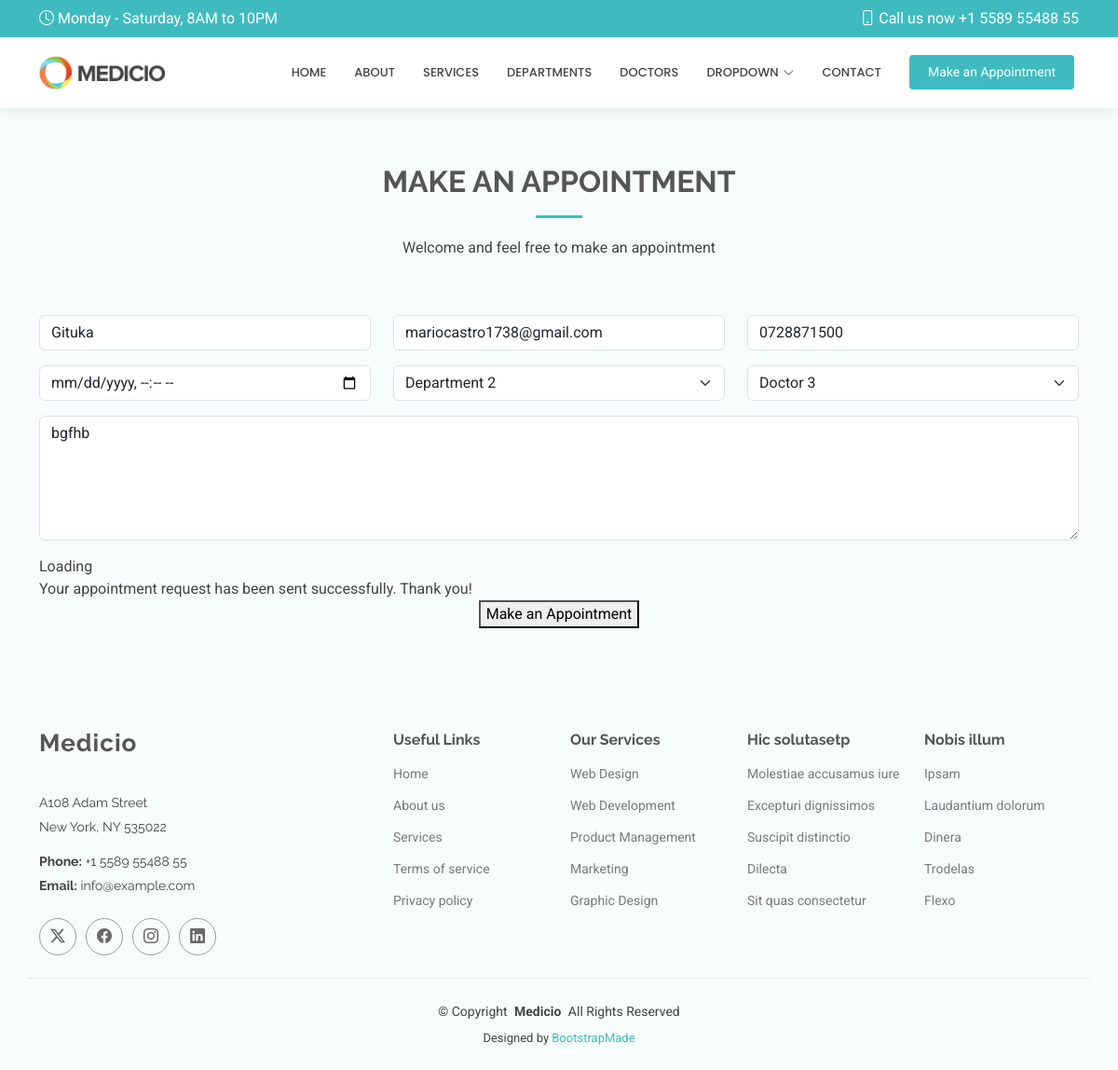
Page /edit/1 on the earlier database version.
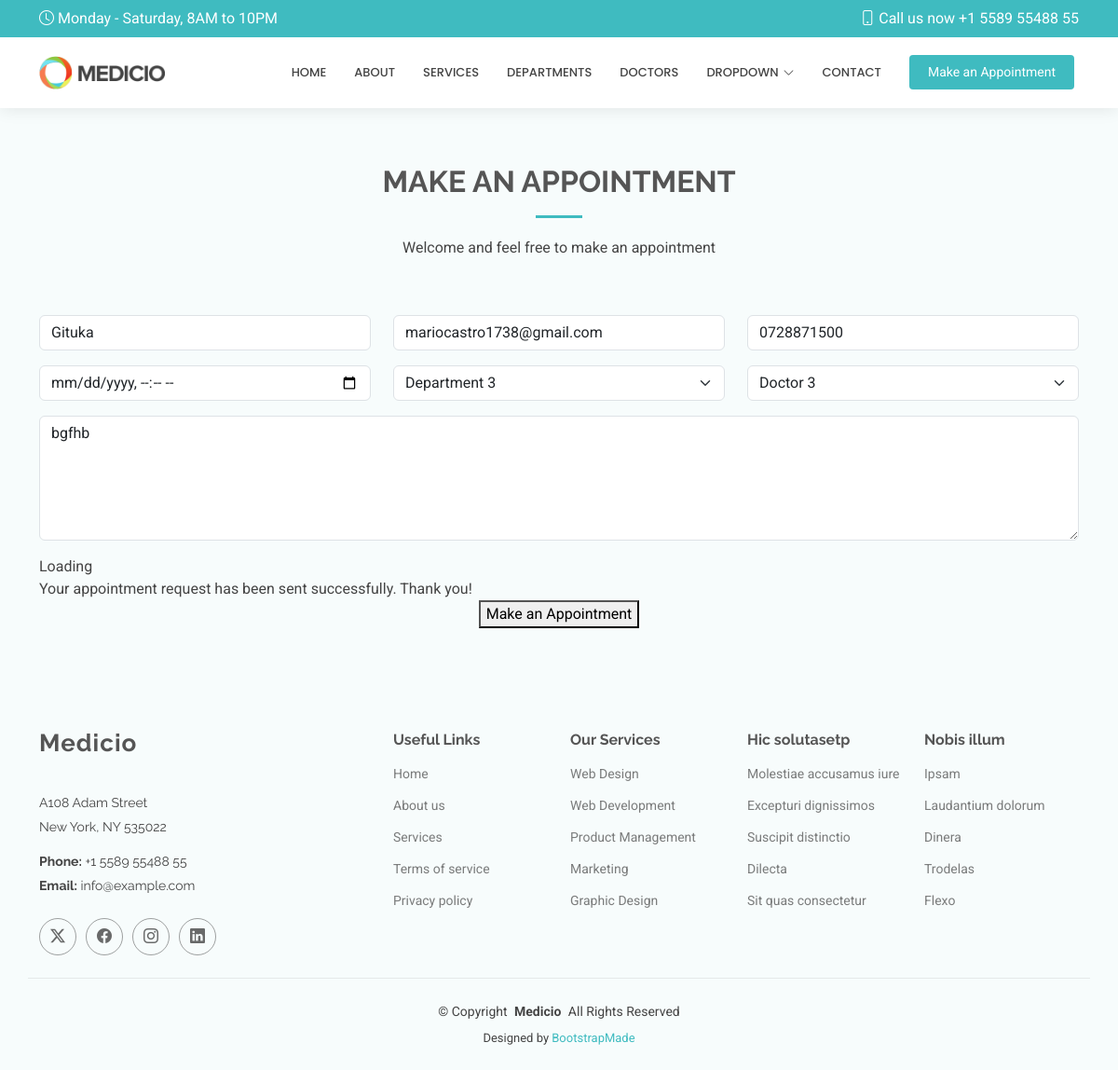
Same page on the later database version.
### hospitalapp/models.py (models this page shows, shortened)
class Appointment(models.Model):
    name = models.CharField(max_length=50)
    email = models.EmailField()
    phone = models.CharField(max_length=15)
    date = models.DateTimeField()
    department = models.CharField(max_length=50)
    doctor = models.CharField(max_length=50)
    message = models.TextField()

### hospitalapp/views.py (the view)
# urls.py: path('edit/<int:id>', views.edit, name='edit'),
def edit(request,id):
    appointment= get_object_or_404(Appointment,id=id)
    if request.method == "POST":
        appointment.name=request.POST['name']
        appointment.email=request.POST['email']
        appointment.phone=request.POST['phone']
        appointment.date=request.POST['date']
        appointment.department=request.POST['department']
        appointment.doctor=request.POST['doctor']
        appointment.message=request.POST['message']
        appointment.save()
        return redirect('/show')
    else:
        return render(request,'edit.html',{'appointment':appointment})

### Templates/edit.html (shortened to what this page needs)
{% extends 'starter-page.html' %}
{% load static %}
{% block content %}
    <section id="appointment" class="appointment section light-background">
      <div class="container section-title" data-aos="fade-up">
        <h2>MAKE AN APPOINTMENT</h2>
        <p>Welcome and feel free to make an appointment</p>
      </div>
      <div class="container" data-aos="fade-up" data-aos-delay="100">
        <form method="post">
          <div class="row">
            <div class="col-md-4 form-group">
              <input type="text" value="{{ appointment.name }}" name="name" class="form-control" id="name" placeholder="Your Name" required="">
            </div>
            <div class="col-md-4 form-group mt-3 mt-md-0">
              <input type="email"  value="{{ appointment.email }}" class="form-control" name="email" id="email" placeholder="Your Email" required="">
            </div>
            <div class="col-md-4 form-group mt-3 mt-md-0">
              <input type="tel" value="{{ appointment.phone }}" class="form-control" name="phone" id="phone" placeholder="Your Phone" required="">
            </div>
          </div>
          <div class="row">
            <div class="col-md-4 form-group mt-3">
              <input type="datetime-local" name="date" class="form-control datepicker" id="date" placeholder="Appointment Date" required="">
            </div>
            <div class="col-md-4 form-group mt-3">
              <select name="department" id="department" class="form-select" required="">
                <option value="Department 2" {% if appointment.department == "Department 2" %}selected{% endif %}>Department 2</option>
                <option value="Department 3" {% if appointment.department == "Department 3" %}selected{% endif %}>Department 3</option>
              </select>
            </div>
            <div class="col-md-4 form-group mt-3">
              <select name="doctor" id="doctor" class="form-select" required="">
                <option value="Doctor 3" {% if appointment.doctor == "Doctor 3" %}selected{% endif %}>Doctor 3</option>
              </select>
            </div>
          </div>
          <div class="form-group mt-3">
            <textarea class="form-control" name="message" rows="5" placeholder="Message (Optional)">{{ appointment.message }}</textarea>
          </div>
          <div class="mt-3">
            <div class="loading">Loading</div>
            <div class="sent-message">Your appointment request has been sent successfully. Thank you!</div>
            <div class="text-center"><button type="submit">Make an Appointment</button></div>
          </div>
        </form>
      </div>
    </section>
{% endblock %}

### Templates/starter-page.html (shortened to what this page needs)
<!DOCTYPE html>
<html lang="en">
<head>
    {% load static %}
  <link href="{% static 'assets/vendor/bootstrap/css/bootstrap.min.css' %}" rel="stylesheet">
  <link href="{% static 'assets/vendor/bootstrap-icons/bootstrap-icons.css' %}" rel="stylesheet">
  <link href="{% static 'assets/vendor/aos/aos.css' %}" rel="stylesheet">
  <link href="{% static 'assets/vendor/fontawesome-free/css/all.min.css' %}" rel="stylesheet">
  <link href="{% static 'assets/vendor/glightbox/css/glightbox.min.css' %}" rel="stylesheet">
  <link href="{% static 'assets/vendor/swiper/swiper-bundle.min.css' %}" rel="stylesheet">
  <link href="{% static 'assets/css/main.css' %}" rel="stylesheet">
</head>
<body class="starter-page-page">
  <header id="header" class="header sticky-top">
    <div class="topbar d-flex align-items-center">
      <div class="container d-flex justify-content-center justify-content-md-between">
        <div class="d-none d-md-flex align-items-center">
          <i class="bi bi-clock me-1"></i> Monday - Saturday, 8AM to 10PM
        </div>
        <div class="d-flex align-items-center">
          <i class="bi bi-phone me-1"></i> Call us now +1 5589 55488 55
        </div>
      </div>
    </div>
    <div class="branding d-flex align-items-center">
      <div class="container position-relative d-flex align-items-center justify-content-end">
        <a href="index.html" class="logo d-flex align-items-center me-auto">
          <img src="{% static 'assets/img/logo.png' %}" alt="">
        </a>
        <nav id="navmenu" class="navmenu">
          <ul>
            <li><a href="{% url 'home' %}">Home</a></li>
           <li><a href="{% url 'about' %}">About</a></li>
            <li><a href="{% url 'services' %}">Services</a></li>
            <li><a href="{% url 'departments' %}">Departments</a></li>
            <li><a href="{% url 'doctors' %}">Doctors</a></li>
            <li class="dropdown"><a href="#"><span>Dropdown</span> <i class="bi bi-chevron-down toggle-dropdown"></i></a>
            </li>
            <li><a href="#contact">Contact</a></li>
          </ul>
        </nav>
        <a class="cta-btn" href="index.html#appointment">Make an Appointment</a>
      </div>
    </div>
  </header>
  <main class="main">
      {% block content %}
      {% endblock %}
  </main>
  <footer id="footer" class="footer light-background">
    <div class="container footer-top">
      <div class="row gy-4">
        <div class="col-lg-4 col-md-6 footer-about">
          <a href="index.html" class="logo d-flex align-items-center">
            <span class="sitename">Medicio</span>
          </a>
          <div class="footer-contact pt-3">
            <p>A108 Adam Street</p>
            <p>New York, NY 535022</p>
            <p class="mt-3"><strong>Phone:</strong> <span>+1 5589 55488 55</span></p>
            <p><strong>Email:</strong> <span>info@example.com</span></p>
          </div>
          <div class="social-links d-flex mt-4">
            <a href=""><i class="bi bi-twitter-x"></i></a>
            <a href=""><i class="bi bi-facebook"></i></a>
            <a href=""><i class="bi bi-instagram"></i></a>
            <a href=""><i class="bi bi-linkedin"></i></a>
          </div>
        </div>
        <div class="col-lg-2 col-md-3 footer-links">
          <h4>Useful Links</h4>
          <ul>
            <li><a href="#">Home</a></li>
            <li><a href="#">About us</a></li>
            <li><a href="#">Services</a></li>
            <li><a href="#">Terms of service</a></li>
            <li><a href="#">Privacy policy</a></li>
          </ul>
        </div>
        <div class="col-lg-2 col-md-3 footer-links">
          <h4>Our Services</h4>
          <ul>
            <li><a href="#">Web Design</a></li>
            <li><a href="#">Web Development</a></li>
            <li><a href="#">Product Management</a></li>
            <li><a href="#">Marketing</a></li>
            <li><a href="#">Graphic Design</a></li>
          </ul>
        </div>
        <div class="col-lg-2 col-md-3 footer-links">
          <h4>Hic solutasetp</h4>
          <ul>
            <li><a href="#">Molestiae accusamus iure</a></li>
            <li><a href="#">Excepturi dignissimos</a></li>
            <li><a href="#">Suscipit distinctio</a></li>
            <li><a href="#">Dilecta</a></li>
            <li><a href="#">Sit quas consectetur</a></li>
          </ul>
        </div>
        <div class="col-lg-2 col-md-3 footer-links">
          <h4>Nobis illum</h4>
          <ul>
            <li><a href="#">Ipsam</a></li>
            <li><a href="#">Laudantium dolorum</a></li>
            <li><a href="#">Dinera</a></li>
            <li><a href="#">Trodelas</a></li>
            <li><a href="#">Flexo</a></li>
          </ul>
        </div>
      </div>
    </div>
    <div class="container copyright text-center mt-4">
      <p>© <span>Copyright</span> <strong class="px-1 sitename">Medicio</strong> <span>All Rights Reserved</span></p>
      <div class="credits">
        Designed by <a href="https://bootstrapmade.com/">BootstrapMade</a>
      </div>
    </div>
  </footer>
</body>
</html>

Differences in the rows shown:
changed Appointment "Gituka": department "Department 2" → "Department 3"
